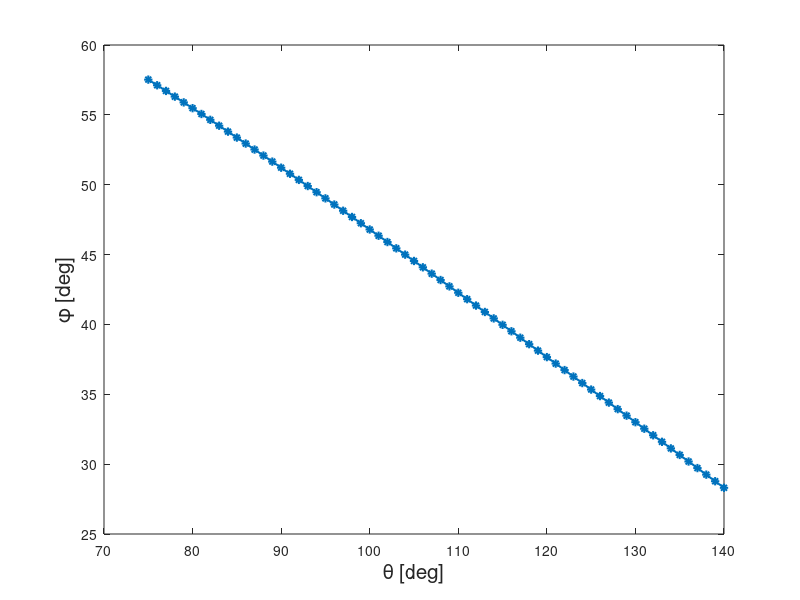
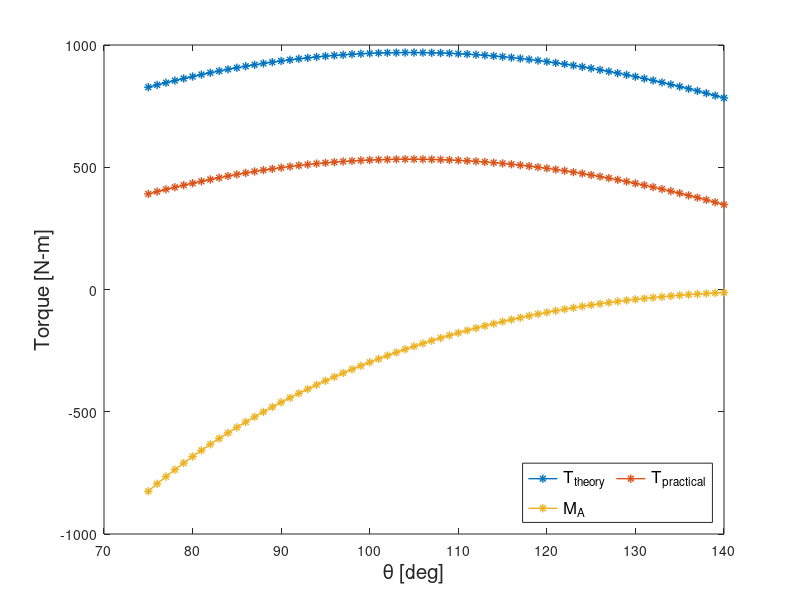

MATLAB code to generate these figures, in order: (Note: this script raises an error after producing the figures.)
clc
clear all
close all
%% Reaction force calculations
Link_length = 0.880;
mg = 250;
Mg = mg+1200;
Seat_offset = 0.30093;
Spring_mount_distance = 0.665;
Spring_orig_distance = 0.60978;
Spring_force = 1500;
Link_distance = 0.15207;
theta = 90+[-15:1:50];
subtend_angle = atand(110/105);
% Moment conservation about G
% Sum(M) => Link_distance x R (downward)*sine(theta-46.33) + Seat_offset x Mg
for i=1:length(theta)
    Reaction_H(i) = Seat_offset*Mg/(Link_distance*sind(theta(i)-subtend_angle));
    %Fx for top four bar connector = 0
    Force_G_X(i) = Mg*cosd(180-theta(i))-Reaction_H(i);
    %Fy for top four bar connector = 0
    Force_G_Y(i) = Mg*sind(180-theta(i));
end


% figure(1)
% plot(theta,Reaction_H,'*-','LineWidth',1)
% hold on
% plot(theta,Force_G_X,'*-','LineWidth',1)
% plot(theta,Force_G_Y,'*-','LineWidth',1)
% xlabel('\theta [deg]','FontSize',15);
% ylabel('Force [Newton]','FontSize',15)
% legend('{R_3}','F_{GX}','F_{GY}','FontSize',12,'Orientation','Horizontal','Location','northeast','NumColumns',2)
% hold off
%Gas spring distances and computing instantaneous length of gas spring
Extra_angle = atand(203/575);
Instantaneous_Length_of_gas_spring = sqrt(Spring_mount_distance^2 + Spring_orig_distance^2-2*Spring_orig_distance*Spring_mount_distance*cosd(theta-Extra_angle));

% figure(2)
% plot(theta,Instantaneous_Length_of_gas_spring,'*-','LineWidth',1.5)
% hold on
% xlabel('\theta [deg]','FontSize',15);
% ylabel('\Gas spring length [deg]','FontSize',15)
% hold off

for i=1:length(theta)
    Phi_angle(i) = asind(Spring_orig_distance*sind(theta(i)-Extra_angle)/Instantaneous_Length_of_gas_spring(i));
end

figure(3)
plot(theta,Phi_angle,'*-','LineWidth',1.5)
hold on
xlabel('\theta [deg]','FontSize',15);
ylabel('\phi [deg]','FontSize',15)
hold off

%Internal reaction forces on the non-truss link
% Sum of force along link = 0
for i = 1:length(theta)
    Force_C_X(i) = Force_G_X(i) - Spring_force*cosd(Phi_angle(i));
    Force_C_Y(i) = Spring_force*sind(Phi_angle(i))-Force_G_Y(i);
end

% figure(4)
% plot(theta,Force_C_X,'*-','LineWidth',1)
% hold on
% plot(theta,Force_C_Y,'*-','LineWidth',1)
% xlabel('\theta [deg]','FontSize',15);
% ylabel('Force [Newton]','FontSize',15)
% legend('F_{CX}','F_{CY}','FontSize',12,'Orientation','Horizontal','Location','southeast','NumColumns',2)
% hold off

%Torque calculations
% T = mg*(L+so)-Fs*A
for i=1:length(theta)
    Torque(i) = (Mg*(Link_length*cosd(theta(i)-90)+Seat_offset)-Spring_force*Spring_mount_distance*sind(Phi_angle(i)));
    Torque1(i) = Force_G_Y(i)*Link_length-Spring_force*Spring_mount_distance*sind(Phi_angle(i));
end


%Reaction forces on A:
Lac = 0.5905;
Lad = 0.493;
for i=1:length(theta)
    Force_A_X(i) = Reaction_H(i)*cosd(theta(i)-90)+Force_C_X(i)*cosd(90-theta(i))-Force_C_Y(i)*cosd(180-theta(i));
    Force_A_Y(i) = 5000+Reaction_H(i)*sind(theta(i)-90)+Force_C_X(i)*sind(theta(i)-90)-Force_C_Y(i)*sind(180-theta(i));
    Moment_A(i) = Torque1(i)+Lac*Force_C_X(i)*sind(theta(i))+Lac*Force_C_Y(i)*sind(theta(i)-90)+Lad*Reaction_H(i)*sind(theta(i));
end




figure(5)
plot(theta,Torque,'*-','LineWidth',1)
hold on
plot(theta,Torque1,'*-','LineWidth',1)
plot(theta,Moment_A,'*-','LineWidth',1)
xlabel('\theta [deg]','FontSize',15);
ylabel('Torque [N-m]','FontSize',15)
legend('T_{theory}','T_{practical}','M_{A}','FontSize',12,'Orientation','Horizontal','Location','southeast','NumColumns',2)
hold off

% figure(6)
% plot(theta,Force_A_X,'*-','LineWidth',1)
% hold on
% plot(theta,Force_A_Y,'*-','LineWidth',1)
% xlabel('\theta [deg]','FontSize',15);
% ylabel('Force [N]','FontSize',15)
% legend('F_{AX}','F_{AY}','FontSize',12,'Orientation','Horizontal','Location','southeast','NumColumns',2)
% hold off

[stress_Cpin,pind] = pinfind(Force_C_X,Force_C_Y,3,2);             %0.9 Lx20x3
[stress_Cpin2,pind] = pinfind(Force_C_X,Force_C_Y,4,2);            %1.1 Lx20x4
[stress_Cpin1,pind] = pinfind(Force_C_X,Force_C_Y,2.0,4);          %1.8 Bx32x2.0
[stress_Cpin3,pind] = pinfind(Force_C_X,Force_C_Y,2.6,4);          %2.26 Bx32x2.6
[stress_Cpin4,pind] = pinfind(Force_C_X,Force_C_Y,3.2,4);          %2.69 Bx32x3.2
[stress_Apin,pind] = pinfind(Force_A_X,Force_A_Y,3,4);             %3mm plt
[stress_Apin2,pind] = pinfind(Force_A_X,Force_A_Y,5,4);            %5mm plt
[stress_DHpin,pind] = pinfind(Reaction_H,zeros(size(Reaction_H)),3,2);    %0.9 Lx20x3
[stress_DHpin1,pind] = pinfind(Reaction_H,zeros(size(Reaction_H)),4,2);   %1.1 Lx20x4
[stress_DHpin2,pind] = pinfind(Reaction_H,zeros(size(Reaction_H)),5,2);   %1.8 Lx25x5 
[stress_DHpin3,pind] = pinfind(Reaction_H,zeros(size(Reaction_H)),2.6,4); %2.26 Bx32x2.6

Sy = ones(size(pind))*230/6;

figure(7)
plot(pind,Sy,'LineWidth',1)
hold on
plot(pind,stress_Cpin,'LineWidth',1)
plot(pind,stress_Cpin2,'LineWidth',1)
plot(pind,stress_Cpin1,'LineWidth',1)
plot(pind,stress_Cpin3,'LineWidth',1)
plot(pind,stress_Cpin4,'LineWidth',1)
xlabel('Pin Diameter [mm]','FontSize',15);
ylabel('Stress [N/mm^{2} or MPa]','FontSize',15)
legend('\sigma_{Y}/6','\sigma_{pinG_{Lx20x3}}','\sigma_{pinG_{Lx20x4}}','\sigma_{pinG_{Bx32x2}}','\sigma_{pinG_{Bx32x2.6}}','\sigma_{pinG_{Bx32x3.2}}','FontSize',15,'Orientation','Horizontal','Location','northeast','NumColumns',3)

figure(8)
plot(pind,Sy,'LineWidth',1)
hold on
plot(pind,stress_Apin,'LineWidth',1)
plot(pind,stress_Apin2,'LineWidth',1)
xlabel('Pin Diameter [mm]','FontSize',15);
ylabel('Stress [N/mm^{2} or MPa]','FontSize',15)
legend('\sigma_{Y}/6','\sigma_{pinA_{3mm-plt}}','\sigma_{pinA_{5mm-plt}}','FontSize',15,'Orientation','Horizontal','Location','northeast','NumColumns',3)

figure(9)
plot(pind,Sy,'LineWidth',1)
hold on
plot(pind,stress_DHpin,'LineWidth',1)
plot(pind,stress_DHpin1,'LineWidth',1)
plot(pind,stress_DHpin2,'LineWidth',1)
plot(pind,stress_DHpin3,'LineWidth',1)
xlabel('Pin Diameter [mm]','FontSize',15);
ylabel('Stress [N/mm^{2} or MPa]','FontSize',15)
legend('\sigma_{Y}/6','\sigma_{pinDH_{Lx20x3}}','\sigma_{pinDH_{Lx20x4}}','\sigma_{pinDH_{Lx25x5}}','\sigma_{pinDH_{Bx32x2.6}}','FontSize',15,'Orientation','Horizontal','Location','northeast','NumColumns',3)

A_DH = [1.12,1.45,2.16,2.25,2.88];    % L20x3, L20x4, L25x5               
A_CG = [1.12,1.45,2.30,2.88,3.42];
A_AC = [12.2,8.65,9.55,10.1,8.64];    % MCP100, L 90 x 60 x 6, L 100 x 65 x 6, L 100 x 75 x 6, Box 96 x 48 x 3.20, 
for i=1:length(A_DH)
[stress_DH(i,:),Uy,mass_DH(i)] = vonmises(Reaction_H,zeros(size(Reaction_H)),A_DH(i),'MS');   %0.9 Lx20x3
end

for i=1:length(A_CG)
[stress_CG(i,:),Uy,mass_CG(i)] = vonmises(Force_C_X,Force_C_Y,A_CG(i),'MS');
end

for i=1:length(A_AC)
[stress_AC(i,:),Uy,mass_AC(i)] = vonmises(Force_A_X,Force_A_Y,A_AC(i),'MS');
end

mass_DH = mass_DH*0.950;
mass_CG = mass_CG*0.950;
mass_AC = mass_AC*0.60;

figure(10)
plot(mass_DH,62.5*ones(size(A_DH)),'LineWidth',1)
hold on
plot(mass_DH,36.25*ones(size(A_DH)),'LineWidth',1)
plot(mass_DH,stress_DH,'LineWidth',1)
xlabel('Mass [Kg]','FontSize',15);
ylabel('Stress [MPa]','FontSize',15)
legend('\sigma_{Axial_{MS}}/4','\sigma_{shear_{MS}}/4','\sigma_{Axial_{DH}}','\sigma_{Shear_{DH}}','FontSize',15,'Orientation','Horizontal','Location','northeast','NumColumns',3)


figure(11)
plot(mass_CG,62.5*ones(size(A_CG)),'LineWidth',1)
hold on
plot(mass_CG,36.25*ones(size(A_CG)),'LineWidth',1)
plot(mass_CG,stress_CG,'LineWidth',1)
xlabel('Mass [Kg]','FontSize',15);
ylabel('Stress [MPa]','FontSize',15)
legend('\sigma_{Axial_{MS}}/4','\sigma_{shear_{MS}}/4','\sigma_{Axial_{CG}}','\sigma_{Shear_{CG}}','FontSize',15,'Orientation','Horizontal','Location','northeast','NumColumns',3)

figure(12)
plot(mass_AC,Uy*ones(size(A_AC)),'LineWidth',1)
hold on
plot(mass_AC,36.25*ones(size(A_AC)),'LineWidth',1)
plot(mass_AC,stress_AC,'LineWidth',1)
xlabel('Mass [Kg]','FontSize',15);
ylabel('Stress [MPa]','FontSize',15)
legend('\sigma_{Axial_{MS}}/4','\sigma_{shear_{MS}}/4','\sigma_{Axial_{AC}}','\sigma_{Shear_{AC}}','FontSize',15,'Orientation','Horizontal','Location','northeast','NumColumns',3)


function [stress,pindia] = pinfind(Fx,Fy,Thickness,no_of_contact)

pindia = [5:1:25];
for i=1:length(Fx)
    Resultant(i) = sqrt(Fx(i)*Fx(i)+Fy(i)*Fy(i));
end

F = max(Resultant);
for i=1:length(pindia)
stress(i) = F/(no_of_contact*Thickness*pindia(i));
end

end


function [Sv,Sy1,kgm] = vonmises(Fa,Fs,A,material)
    switch material
        case 'Al'
            rho = 2630;
            G = 26;
            Sy = (230*230+130*130-230*130)/(6*G);
        case 'MS'
            rho = 7860;
            G = 77.2;
            Sy = (250*250+145*145-250*145)/(6*G);
        case 'SS'
            rho = 7920;
            G = 75;
            Sy = (260*260+150*150-260*150)/(6*G);
    end
    
    Sa = max(abs(Fa))/(A*100);
    Ss = max(abs(Fs))/(A*100);
%   Sv = (Sa*Sa+Ss*Ss-Sa*Ss)/(6*G);
    Sv = [Sa;Ss];
    Sy1 = Sy;
    kgm = rho*A*1/10000;
end
